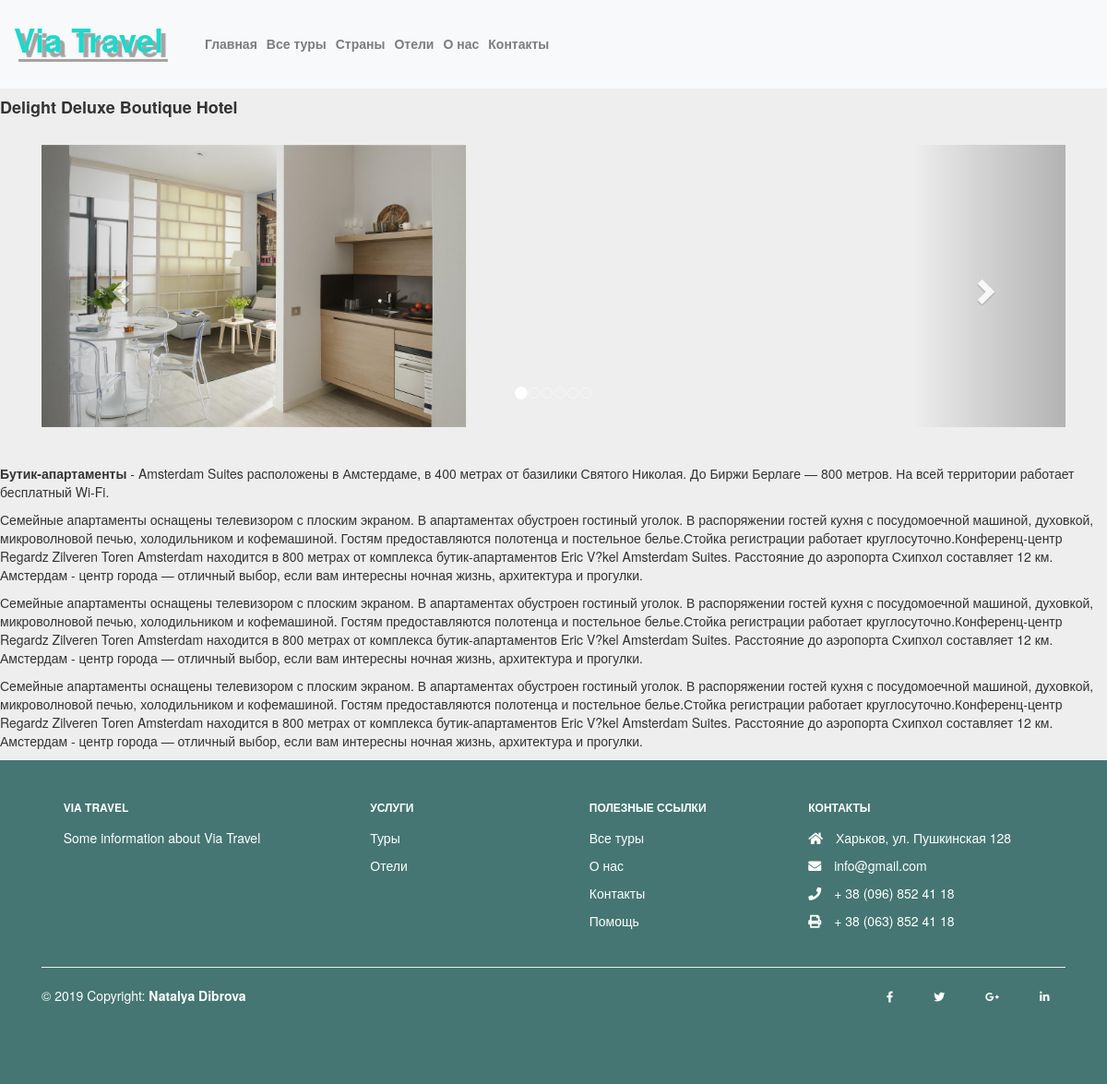
The page /skwtoursdebug/index.php?hotel=1 on the database its author committed.
### tables this page shows
CREATE TABLE `hotels` (
  `id` int(11) NOT NULL,
  `title` text NOT NULL,
  `city_id` int(11) NOT NULL,
  `category` text NOT NULL,
  `description` text NOT NULL
);

### skwtoursdebug/lib/controllers/Controller.php (called while the page is built, shortened)
<?php
class Controller{
    public function __construct($db, $logger)
    {
        $this->db = $db;
    }
}

### skwtoursdebug/lib/controllers/HotelController.php (the view, shortened to what this page needs)
<?php
class HotelController extends Controller {
    public function showHotel($hotel_id)
    {
        $sql = "SELECT * FROM hotels WHERE id='{$hotel_id}'";
        $result = $this->db->query($sql)->fetch();
        $sql3 = "SELECT * FROM hotels WHERE id='{$hotel_id}'";
        $description = $this->db->query($sql3)->fetch();
        echo "<h4><strong>{$result['title']}</strong></h4>";
        echo "<div class='container'>
              <br>
              <div id='myCarousel' class='carousel slide' data-ride='carousel'>
                <ol class='carousel-indicators'>
                  <li data-target='#myCarousel' data-slide-to='0' class='active'></li>
                  <li data-target='#myCarousel' data-slide-to='1'></li>
                  <li data-target='#myCarousel' data-slide-to='2'></li>
                  <li data-target='#myCarousel' data-slide-to='3'></li>
                  <li data-target='#myCarousel' data-slide-to='4'></li>
                  <li data-target='#myCarousel' data-slide-to='5'></li>
                </ol>
                <div class='carousel-inner' role='listbox'>
                  <div class='item active'>
                    <img src='./css/img/1-1.jpg' alt='Chania' width='460' height='345'>
                  </div>
                  <div class='item'>
                    <img src='./css/img/1-2.jpg' alt='Chania' width='460' height='345'>
                  </div>
                  <div class='item'>
                    <img src='./css/img/3.jpg' alt='Flower' width='460' height='345'>
                  </div>
                  <div class='item'>
                    <img src='./css/img/4.jpg' alt='Flower' width='460' height='345'>
                  </div>
                  <div class='item'>
                    <img src='./css/img/5.jpg' alt='Flower' width='460' height='345'>
                  </div>
                  <div class='item'>
                    <img src='./css/img/6.jpg' alt='Flower' width='460' height='345'>
                  </div>
                </div>
                <a class='left carousel-control' href='#myCarousel' role='button' data-slide='prev'>
                  <span class='glyphicon glyphicon-chevron-left' aria-hidden='true'></span>
                  <span class='sr-only'>Previous</span>
                </a>
                <a class='right carousel-control' href='#myCarousel' role='button' data-slide='next'>
                  <span class='glyphicon glyphicon-chevron-right' aria-hidden='true'></span>
                  <span class='sr-only'>Next</span>
                </a>
              </div>
            </div><br><br>";
                echo $description['description'];
    }
}

### skwtoursdebug/admin/css/style.css (style rules this page uses)
* { margin: 0; padding: 0; }
body { background-color: #eee; }

### rows shown on the page
hotels: title "Delight Deluxe Boutique Hotel", description "Бутик-апартаменты - Amsterdam Suites расположены в Амстердаме, в 400 метрах от базилики Святого Николая. До Биржи Берлаге — 800 метров. На всей территории работает бесплатный Wi-Fi. Семейные апартаменты оснащены телевизором с плоским экраном. В апартаментах обустроен гостиный уголок. В распоряжении гостей кухня с посудомоечной машиной, духовкой, микроволновой печью, холодильником и кофемашиной. Гостям предоставляются полотенца и постельное белье.Стойка регистрации работает круглосуточно.Конференц-центр Regardz Zilveren Toren Amsterdam находится в 800 метрах от комплекса бутик-апартаментов Eric V?kel Amsterdam Suites. Расстояние до аэропорта Схипхол составляет 12 км. Амстердам - центр города…"

### other values the page prints
$k "Главная"
$k "Все туры"
$k "Страны"
$k "Отели"
$k "О нас"
$k "Контакты"
